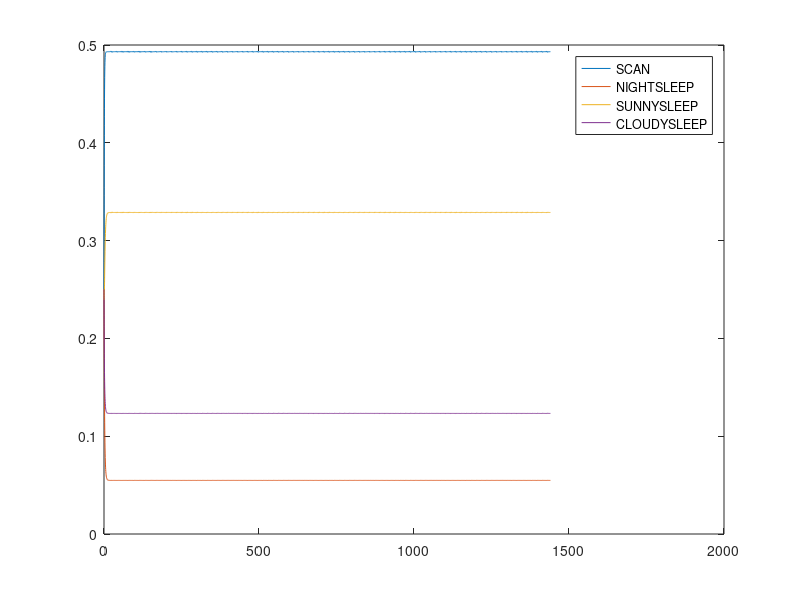

Reproduce this figure in MATLAB.
%MU JUNJIE ASSIGNMENT9
clear all

MTTF1 = 18;
MTTF2 = 3;
MTTF3 = 8;
MTTR1 = 2;
MTTR2 = 2;
MTTR3 = 2;

l1 = 1/MTTF1;
l2 = 1/MTTF2;
l3 = 1/MTTF3;
m1 = 1/MTTR1;
m2 = 1/MTTR2;
m3 = 1/MTTR3;

Q = [ -l1-l2-l3, l1 , l2  , l3;
      m1       , -m1, 0   , 0;
      m2       , 0  , -m2 , 0;
      m3       , 0  , 0   , -m3]

p0 = [0.25, 0.25 , 0.25 ,0.25];
alpha1 = [0.1, 12, 12, 12]
alpha2 = [0, 1/2, 1/4, 1/4]
Tr1 = [ 0,0,0,0;
        1/2,0,0,0;
        1/4,0,0,0;
        1/4,0,0,0]
[t, Sol] = ode45(@(t,x) Q'*x, [0 1440], p0');

plot(t, Sol, "-");
legend("SCAN", "NIGHTSLEEP", "SUNNYSLEEP", "CLOUDYSLEEP");


power = Sol * alpha1';
utilization = Sol * alpha2';
throughput = Sol * Tr1';


fprintf("Average Power Consumption: %f\n", mean(power));
fprintf("Average Utilization: %f\n", sum(utilization)/1440);
fprintf("Throughput: %f", mean(sum(throughput)));

Sol(end,:)
[Sol(end,:) * alpha1', max(Sol * alpha1')]
[Sol(end,:) * alpha2', max(Sol * alpha2')]
[Sol(end,:) * Tr1', min(Sol * Tr1')]
